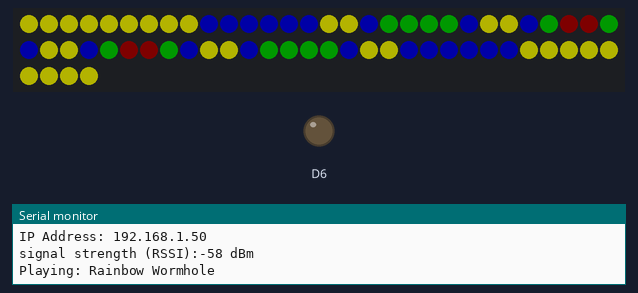
The sketch below on a simulated Arduino MKR. Parts: 64 RGB LEDs in strip order, left to right, continuing on the next row, output pins drawn as LEDs (lit = HIGH), the last lines printed to the serial monitor. Dim RGB values are drawn brighter than linear; WiFi joins after 1.5 s; servers stay silent unless stated; uploads are accepted with an empty reply; random numbers use the default seed unless the sketch sets one.

Above: at 11.8 s.
At 15.0 s:
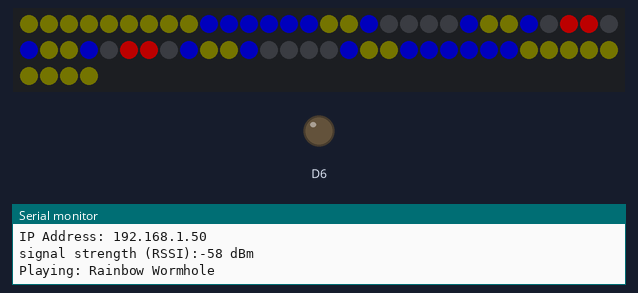
At 17.8 s:
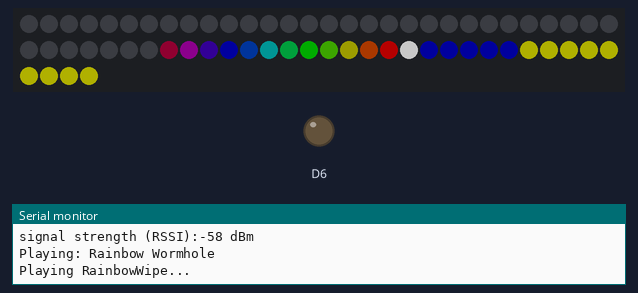
At 34.26 s:
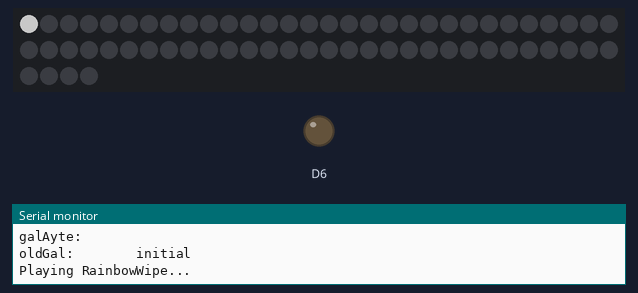
At 36.98 s:
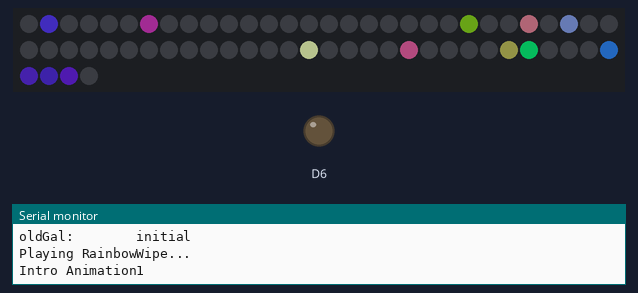
At 39.73 s:
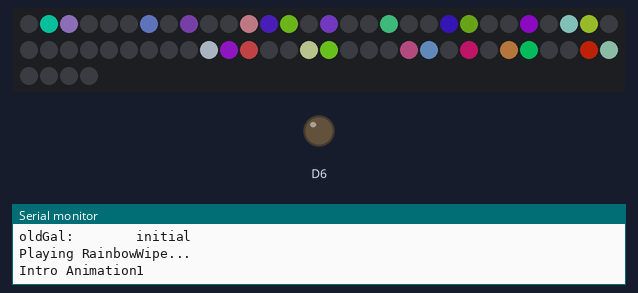

The sketch:

ArdAyte.ino
```cpp
#include <Adafruit_NeoPixel.h>
#ifdef __AVR__
#include <avr/power.h>
#endif
#define PIN            12
#define NUMPIXELS      64
#include <SPI.h>
#include <WiFi101.h>
Adafruit_NeoPixel pixels = Adafruit_NeoPixel(NUMPIXELS, PIN, NEO_GRB + NEO_KHZ800);
WiFiClient client;

static char ssid[] = "ATT5VDK2DR";
static char pass[] = "6p2s+6#wqk95";
int keyIndex = 0;
int status = WL_IDLE_STATUS;
const char server[] = "pubsub.pubnub.com";    // name address for openweathermap (using DNS)

String oldAyte = "initial";
String displayedAyte = "unsigned";
String oldGal = "initial";
String galAyte;
String text;
String timeStamp = "0";
long int missedUpdateCheck;

long int noAction;

int endResponse = 0;
int cnt = 0;
int stage = 0;
boolean led6State = true;
boolean checking = false;
boolean startJson = false;
boolean recentAction = true;
boolean blank = true;
boolean refresh = false;


//web rgb *0.4, rounded down...
const char r[]={  15,200, 20, 85,  0,   40, 70, 40,130, 100,  10, 40,100, 25, 95,  0 };
const char g[]={  15,200, 40, 75, 70,   40, 20, 20, 0,  40,   70, 25, 70, 25, 120, 0 };
const char b[]={  15,200,100, 11,  0,   40, 15, 70, 0,  0,    70, 15, 80, 40, 25,  0 };

void setup(){
  Serial.begin(115200);
  #if defined (__AVR_ATtiny85__)
  if (F_CPU == 16000000) clock_prescale_set(clock_div_1);
  #endif
  pinMode(6, OUTPUT);
  pixels.begin();
  while ( status != WL_CONNECTED) {
    Serial.print("Attempting connect to SSID..."); Serial.println(ssid); status = WiFi.begin(ssid, pass);
    delay(10000);
  }

//-------------INTRO--------------INTRO-------------INTRO-------------INTRO-------------INTRO-------------//
  printWifiStatus();
  httpRequest("history"); //TURN BACK INTO ONE!!!
  rainbowWormHole(5000);
  rainbowWipe(20);
  missedUpdateCheck = millis();
  noAction = millis();
}

//----------VOID LOOP----------VOID LOOP----------VOID LOOP----------VOID LOOP----------VOID LOOP----------//
//----------VOID LOOP----------VOID LOOP----------VOID LOOP----------VOID LOOP----------VOID LOOP----------//
//----------VOID LOOP----------VOID LOOP----------VOID LOOP----------VOID LOOP----------VOID LOOP----------//
void loop (){

  livePixelChat(5, 30); // check for five sec... if action will bump up to second argument...
  if(!blank){ rainbowWipe(20); blank = true; }

  lastGalCheck(10); //argument for seconds delay only if true...
  if(!blank){ rainbowWipe(20); blank = true; }


  if (stage == 0){ Serial.println("Intro Animation1");
     long int galDelay = millis();
     while(millis() - galDelay < 60000){
       randomPixelDanceHalfCourt(200);
     }
     rainbowWipe(20);
     noAction = millis();
     stage = 1;
  }

  //need to put a galAyte = "" inside lastgalCheck()...

  if (millis() - noAction > 1*60*1000 && stage == 1){ Serial.println("No Action for 1 min++b .");
     solid(0,0,0);
     long int galDelay = millis();
     while(millis() - galDelay < 1*60*1000){
       randomPixelDanceHalfCourt(200);
     }
  }

  if (millis() - noAction > 15*60*1000){ Serial.println("No Action for 5 min++.");
     solid(0,0,0);
     long int galDelay = millis();
     while(millis() - galDelay < 1*60*1000){
       ;
     }
     stage = 2;
  }

}

//---------------------------------------------------------------------------------------------------------//
//----------         New Images and Live Update Handling                                         ----------//
//---------------------------------------------------------------------------------------------------------//

void livePixelChat(int seconds, int timeBump){ Serial.print("Seconds of ayte stream: "); Serial.println(seconds);
  displayedAyte == "" ? displayedAyte = oldAyte : displayedAyte;
  displayedAyte == "unsigned" ? displayedAyte = "": displayedAyte;
  long int playFor = millis();
  while(millis() - playFor < seconds*1000){
    if (!checking) {
      if (oldAyte != displayedAyte){ Serial.println("---!!!  NEW LIVE AYTE   !!!---");
        Serial.print("oldAyte:       "); Serial.println(oldAyte);
        Serial.print("displayedAyte: "); Serial.println(displayedAyte);
        if(oldAyte != "initial"){seconds = timeBump; Serial.print("Seconds of ayte stream: "); Serial.println(seconds); }
        recentAction = true; blank = false;
        playFor = millis();
        stage = 0;
      }
      digitalWrite(6, led6State); led6State = true ? !led6State : false;
      httpRequest("0"); delay(50);
      if (timeStamp == ""){ Serial.println("____no TimeStamp___");
        httpRequest("0"); delay(50);
      }
      httpRequest(timeStamp); delay(50);
      oldAyte = displayedAyte;
      displayedAyte = "";
    }

    parseAyte("live");

    if (millis() - missedUpdateCheck > 1000) { //Serial.println("Live History Check");
      httpRequest("history"); delay(50);
      missedUpdateCheck = millis();
    }
  }

}

void lastGalCheck(int seconds){ Serial.println("New Gallery Post Check");
  httpRequest("gal");
  recentAction = true;
  long int galDelay = millis();
  while(millis() - galDelay < 500){ //50 didn't work...check with cnt count.
    parseAyte("gal");
  }
  if (oldGal != galAyte || refresh ){ Serial.println("{{{!!! New Gallery Post !!!}}}");
    Serial.print("galAyte:       "); Serial.println(galAyte);
    Serial.print("oldGal:        "); Serial.println(oldGal);
    if (stage == 1){
      rainbowWormHole(3000); rainbowWipe(20);
      stage = 0; refresh = true;
      oldGal = galAyte; galAyte = "";
      lastGalCheck(30);
      refresh = false; return;
    } else {
      pixels.show();
      blank = false;
      stage = 0;
      delay(seconds*1000);
    }
  }
  oldGal = galAyte; galAyte = "";
}

//---------------------------------------------------------------------------------------------------------//
//----------          PubNub Reqeusts Parsing & Wifi Messages                                    ----------//
//---------------------------------------------------------------------------------------------------------//

void parseAyte(String ayte){ char c = 0;
  if (client.available()) {
    c = client.read();
    if (c == '{') { startJson = true; }
    if (startJson == true) {
      text += c;
      int x = c-65; //65-to-90 is the upperCase Alphabit ASCII
      if (c+0 >= 64 && c+0 <= 90){
        if(ayte == "live"){ displayedAyte += c; }
        if(ayte == "gal"){ galAyte += c; }
        if (recentAction){ pixels.setPixelColor(cnt, pixels.Color(r[x],g[x],b[x])); }
        cnt+=1;
        if (cnt >= 64){
          client.flush();
          if (recentAction){
            if (ayte != "gal") { pixels.show(); }
            recentAction = false;
          }
          text = ""; startJson = false; checking = false; cnt=0;
        }
      }
    }
  }
}

void httpRequest(String timeState) { // this method makes a HTTP connection to the server:
  checking = true;
  client.stop();
  if (client.connect(server, 80)) {
    if(timeState == "gal"){ //Serial.println("gallery request");
      client.println("GET /history/sub-c-f0907bae-1ab6-11e6-9f24-02ee2ddab7fe/mainGal1/0/1 HTTP/1.1"); }
    else if (timeState == "history"){ //Serial.println("Live History request");
      client.println("GET /history/sub-c-b3fbc6fa-0bf5-11e6-a8fd-02ee2ddab7fe/1b/0/1 HTTP/1.1"); }
    else { //Serial.println("else 0 or timeStamp request");
      client.println("GET /subscribe/sub-c-b3fbc6fa-0bf5-11e6-a8fd-02ee2ddab7fe/1b/0/" + timeState + " HTTP/1.1"); }
    client.println("Host: pubsub.pubnub.com");
    client.println("User-Agent: ArduinoWiFi/1.1");
    client.println("Connection: close");
    client.println();
  }
  else {
    Serial.println("connection failed");
  }
  if(timeState == "0"){
    char c = 0;
    timeStamp = "";
    delay(50);
    for (int j = 0; j < 1000; j++){//this isn't tieing up because you put a break in....
      c = client.read();
      if (c == '['){
        for (int i = 0; i < 4; i++){ c = client.read(); }
        for (int i = 0; i < 17; i++){
          c = client.read();
          timeStamp += c;
          if (c == ']'){ break;}
        }
      }
    }
    missedUpdateCheck = millis();
    checking = false;
  }
}

void printWifiStatus() { Serial.print("SSID: ");Serial.println(WiFi.SSID());IPAddress ip = WiFi.localIP();
Serial.print("IP Address: "); Serial.println(ip);long rssi = WiFi.RSSI();
Serial.print("signal strength (RSSI):");Serial.print(rssi); Serial.println(" dBm");}

//---------------------------------------------------------------------------------------------------------//
//----------          ANIMATIONS                                                                 ----------//
//---------------------------------------------------------------------------------------------------------//

void solid(int r, int g, int b){
  for (int i = 0; i < 64; i++){
    pixels.setPixelColor(i, pixels.Color(r,g,b));
  }
  pixels.show();
}

void rainbowWipe(int d){ Serial.println("Playing RainbowWipe...");
  for (int i = 0; i < 77; i++){
      pixels.setPixelColor(i, pixels.Color(100,100,100));
      pixels.setPixelColor(i-1, pixels.Color(64,0,0)); pixels.setPixelColor(i-2, pixels.Color(45,15,0));
      pixels.setPixelColor(i-3, pixels.Color(28,28,0)); pixels.setPixelColor(i-4, pixels.Color(14,38,0));
      pixels.setPixelColor(i-5, pixels.Color(0,48,0)); pixels.setPixelColor(i-6, pixels.Color(0,32,12));
      pixels.setPixelColor(i-7, pixels.Color(0,20,20)); pixels.setPixelColor(i-8, pixels.Color(0,9,27));
      pixels.setPixelColor(i-9, pixels.Color(0,0,32)); pixels.setPixelColor(i-10, pixels.Color(7,0,21));
      pixels.setPixelColor(i-11, pixels.Color(12,0,12)); pixels.setPixelColor(i-12, pixels.Color(15,0,5));
      pixels.setPixelColor(i-13, pixels.Color(0,0,0));
      pixels.show();
      delay(d);
  }
}

void randomPixelDanceHalfCourt(int d){ //Serial.println("Playing: Random Pixel Dance Half Court");
  for (int i = 0; i < 3; i++){
    int x = random(0,63);
    int r = random(0,90);
    int g = random(0,90);
    int b = random(0,90);
    pixels.setPixelColor(x, pixels.Color(r,g,b)); pixels.show();
    x = random(0,63); pixels.setPixelColor(x, pixels.Color(0,0,0)); pixels.show();
  }
  delay(d);
}

void rainbowWormHole(int aTime){
  Serial.println("Playing: Rainbow Wormhole");
  int level1[] = {27,28,35,36};
  int level2[] = {18,19,20,21,26,29,34,37,42,43,44,45};
  int level3[] = {9,10,11,12,13,14,17,22,25,30,33,38,41,46,49,50,51,52,53,54};
  int level4[] = {0,1,2,3,4,5,6,7,8,15,16,23,24,31,32,39,40,47,48,55,56,57,58,59,60,61,62,63};
  int r = 0;
  int g = 20;
  int b = 40;
  int rg = 60;
  int rd = 1;
  int gd = 1;
  int bd = 1;
  int rgd = 1;

  long int playFor = millis();
  while(millis() - playFor < aTime){

    r+=4*rd; g+=3*gd; b+=2*bd; rg+=1*rgd;

    if(r>=80){rd=rd*-1;}
    if(g>=80){gd=gd*-1;}
    if(b>=80){bd=bd*-1;}
    if(rg>=80){rgd=rgd*-1;}

    if(r<=0){rd=rd*-1;}
    if(g<=0){gd=gd*-1; g=0;}
    if(b<=0){bd=bd*-1;}
    if(rg<=0){rgd=rgd*-1;}


    for (int i = 0; i < 64; i++){
      if (valIn(level1, i, sizeof(level1)/sizeof(int))){
        pixels.setPixelColor(i, pixels.Color(r,0,0));
      }
    }
    for (int i = 0; i < 64; i++){
      if (valIn(level2, i, sizeof(level2)/sizeof(int))){
        pixels.setPixelColor(i, pixels.Color(0,g,0));
      }
    }
    for (int i = 0; i < 64; i++){
      if (valIn(level3, i, sizeof(level3)/sizeof(int))){
        pixels.setPixelColor(i, pixels.Color(0,0,b));
      }
    }
    for (int i = 0; i < 64; i++){
      if (valIn(level4, i, sizeof(level4)/sizeof(int))){
        pixels.setPixelColor(i, pixels.Color(rg,rg,0));
      }
    }
    pixels.show();
    delay(30);
  }

}
boolean valIn(int arr[], int x, int rng){
  for (int i = 0; i < rng; i++){if (arr[i] == x){return true;}}return false;}

void bluePixelWondersThroughHell(){
  Serial.println("Playing: Blue Soul Wonders Through Hell");
}
```
